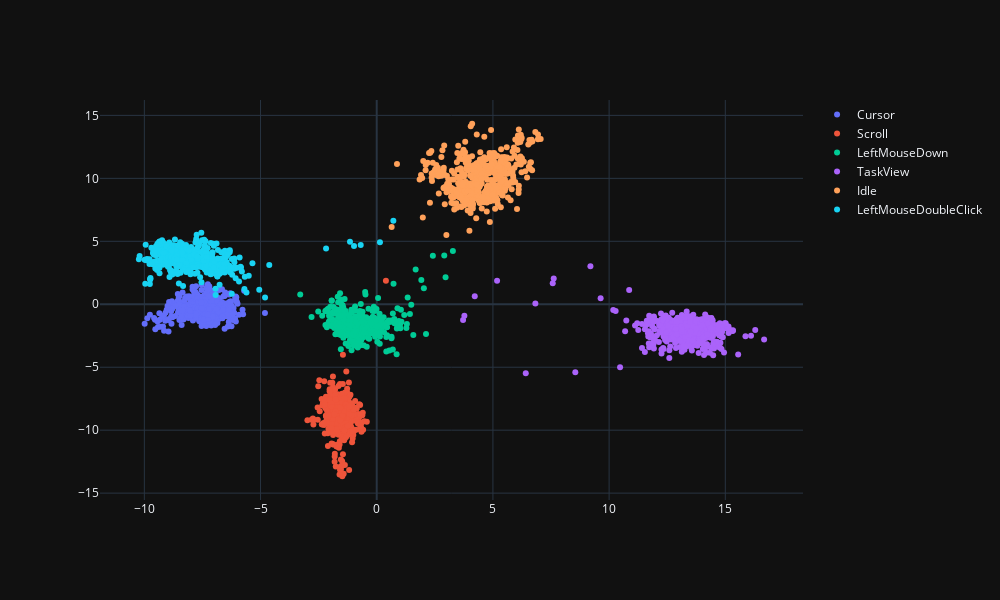

Notebook source saved alongside this figure:
### Markdown cell above
## 2D

### Code cell
fig_2d_LDA = go.Figure()

totalClasses = list(
    label.unique()
    )



for class_name in totalClasses:
    indices = (label == class_name)
    fig_2d_LDA.add_trace(
        go.Scatter(
            x = features_LDA[indices, 0],
            y = features_LDA[indices, 1],
            mode= 'markers',
            name=class_name
            )
        
    )

fig_2d_LDA.update_layout(margin=dict( l=100,r=100,b=100,t=100),width=1000,height=600)                 

fig_2d_LDA.layout.template = 'plotly_dark'
fig_2d_LDA.show()

### Figure 1 — Plotly figure (JSON) as saved in the notebook; plotly's stock layout.template omitted (floating-point values rounded to 4 significant figures; data arrays with more than 128 entries replaced by an {"elided": "..."} marker saying what was removed)
{"data": [{"mode": "markers", "name": "Cursor", "type": "scatter", "x": {"elided": "538 float values"}, "y": {"elided": "538 float values"}}, {"mode": "markers", "name": "Scroll", "type": "scatter", "x": {"elided": "565 float values"}, "y": {"elided": "565 float values"}}, {"mode": "markers", "name": "LeftMouseDown", "type": "scatter", "x": {"elided": "558 float values"}, "y": {"elided": "558 float values"}}, {"mode": "markers", "name": "TaskView", "type": "scatter", "x": {"elided": "579 float values"}, "y": {"elided": "579 float values"}}, {"mode": "markers", "name": "Idle", "type": "scatter", "x": {"elided": "515 float values"}, "y": {"elided": "515 float values"}}, {"mode": "markers", "name": "LeftMouseDoubleClick", "type": "scatter", "x": {"elided": "597 float values"}, "y": {"elided": "597 float values"}}], "layout": {"height": 600, "margin": {"b": 100, "l": 100, "r": 100, "t": 100}, "width": 1000}}
